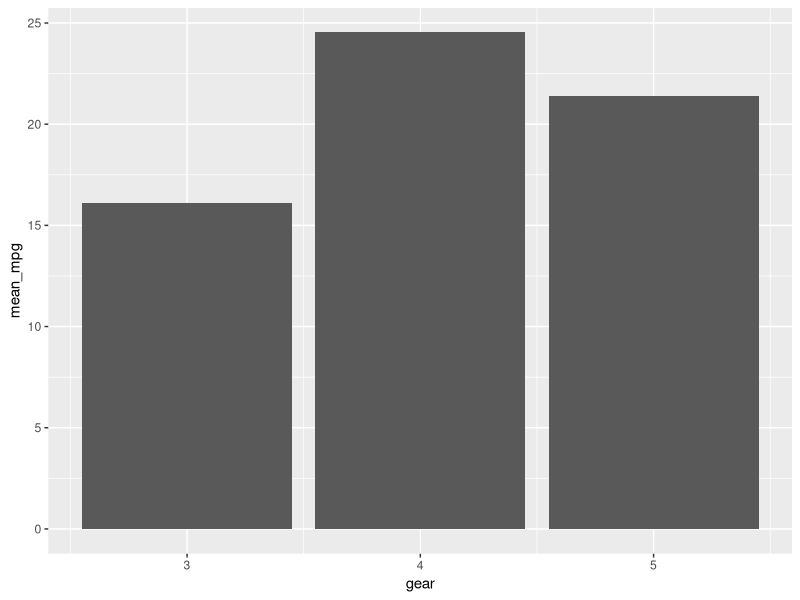

This figure's R source: (Note: this script raises an error after producing the figure.)
## ---- chunk 1
#| echo: false
tibble::tribble(
  ~country, ~code, ~"2015", ~"2016",
  "Aruba", "ABW", 28419.264, 28449.713,
  "Albania", "ALB", 3952.8036, 4124.055
)
## ---- chunk 2
#| echo: false
tibble::tribble(
  ~country, ~ code, ~ year, ~ gdp,
  "Aruba", "ABW", 2015, 28419.2645,
  "Aruba", "ABW", 2016, 28449.713,
  "Albania", "ALB", 2015, 3952.8036,
  "Albania", "ALB", 2016, 4124.055,
)
## ---- chunk 3
class(mtcars)
## ---- chunk 4
#| echo: false
library(tibble)
## ---- chunk 5
class(as_tibble(mtcars))
## ---- chunk 6
library(tidyverse)
## ---- chunk 7
#| echo: true
#| output-location: slide
ggplot(
  data = ungroup(summarise(group_by(mtcars, gear), mean_mpg = mean(mpg))),
  aes(x = gear, y = mean_mpg)
) +
  geom_col()
## ---- chunk 8
# read in data
covid_cases <- read_rds("../data/covid_cases.rds")
covid_cases
## ---- chunk 9
covid_cases <- covid_cases %>% 
  pivot_longer(
    cols = -date,
    names_to = "country", 
    names_pattern = "cases_(.+)",
    values_to = "cases"
  )
covid_cases
## ---- chunk 10
class(12)
class(c(12))
class(c(12, 13, 14))
## ---- chunk 11
str(covid_cases)
## ---- chunk 12
covid_cases$date[10000:10010]
covid_cases$country[10000:10010]
covid_cases$cases[10000:10010]
## ---- chunk 13
covid_cases %>% slice(10000:10010) %>% pull(date)
covid_cases %>% slice(10000:10010) %>% pull(country)
covid_cases %>% slice(10000:10010) %>% pull(cases)
## ---- chunk 14
data <- covid_cases$cases[10000:10010]

# before
data

idx <- seq(1, length(data)) # create index vector from 1 to the length of data
for (i in idx) {
  data[i] <- data[i]^2
}

# after
data
## ---- chunk 15
# before
data

# after
sqrt(data)

# alternative using `sapply()`
sapply(data, sqrt)
## ---- chunk 16
area_from_diameter <- function(d) {
  return(3.14 * (sqrt(d) / 2)^2)
}
sapply(data, area_from_diameter)
## ---- chunk 17
# alternatively
sapply(data, \(d) 3.14 * (sqrt(d) / 2)^2)
## ---- chunk 18
map(data, \(d) 3.14 * (sqrt(d) / 2)^2) %>% list_c()
## ---- chunk 19
data2 <- c(29, 37, 22, 35, 39, 29, 30, 33, 43, 36, 26)

map2(data, data2, \(d, l) (3.14 * (sqrt(d) / 2)^2) + (l^2)) %>% list_c()
## ---- chunk 20
mtcars %>% 
  mutate(
    hp_p_wt = map2(hp, wt, \(h, w) h / (w / 2.205)) %>% unlist(),
    .before = mpg
  )
## ---- chunk 21
#| output-location: fragment
plot(
  x = mtcars$wt,
  y = mtcars$mpg,
  xlab = "Weight (1000 lbs)",
  ylab = "Miles Per Gallon",
  main = "MPG vs. Weight",
  pch = 19,       # Solid circle points
  col = "blue"
)
## ---- chunk 22
#| output-location: fragment
ggplot(mtcars, aes(x = wt, y = mpg)) +
  geom_point(color = "blue") +
  scale_x_continuous("Weight (1000 lbs)") +
  scale_y_continuous("Miles Per Gallon") +
  ggtitle("MPG vs. Weight") + 
  theme_bw()
